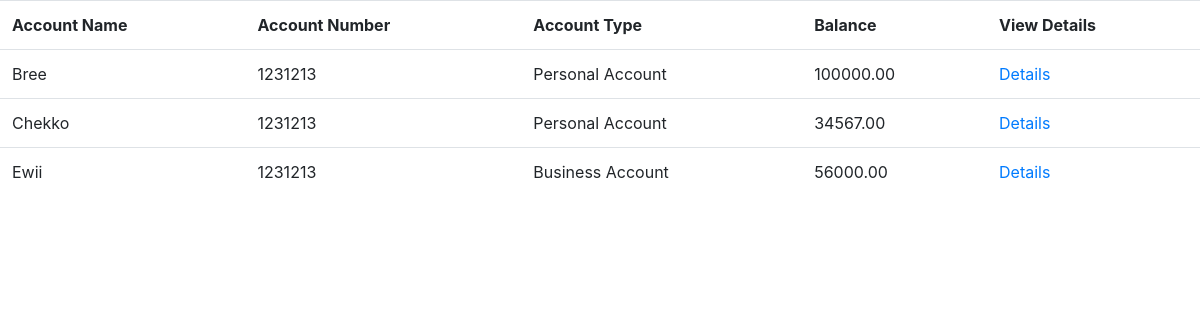
Page /wallet/accounts/ on the committed database.
### wallet/models.py (models this page shows, shortened)
class Account(models.Model):
    account_name = models.CharField(max_length=24)
    account_number = models.CharField(max_length=15,default=123123123)
    account_type = models.CharField(max_length=25,choices=ACCOUNT_TYPE_CHOICES)
    account_balance = models.DecimalField(max_digits=100,decimal_places=2,default=0)
    wallet = models.ForeignKey('Wallet',on_delete=models.CASCADE,related_name='Wallet_account')

### wallet/views.py (the view)
# urls.py: path("accounts/",views.list_accounts,name="accounts_list"),
def list_accounts(request):
    accounts = models.Account.objects.all()
    return render(request,"wallet/accounts_list.html",{"accounts": accounts})

### wallet/templates/wallet/accounts_list.html (shortened to what this page needs)
<!DOCTYPE html>
<html lang="en">
<head>
    <link rel="stylesheet" href="https://cdn.jsdelivr.net/npm/bootstrap@4.0.0/dist/css/bootstrap.min.css"
>
</head>
<body>
    <table class="table table-white table-striped-columns">
        <tr>
            <th>Account Name</th>
            <th>Account Number</th>
            <th>Account Type</th>
            <th>Balance</th>
            <th>View Details</th>
        </tr>
        {%for account in accounts%}
        <tr>
            <td>{{account.account_name}}</td>
            <td>{{account.account_number}}</td>
            <td>{{account.account_type}}</td>
            <td>{{account.account_balance}}</td>
            <td><a href="{%url 'account_details' id=account.id%}">Details</a></td>
        </tr>
        {%endfor%}
    </table>
</body>
</html>

### rows in the picture
Account: account_name "Bree", account_number "1231213", account_type "Personal Account", account_balance "100000.00"
Account: account_name "Chekko", account_number "1231213", account_type "Personal Account", account_balance "34567.00"
Account: account_name "Ewii", account_number "1231213", account_type "Business Account", account_balance "56000.00"
